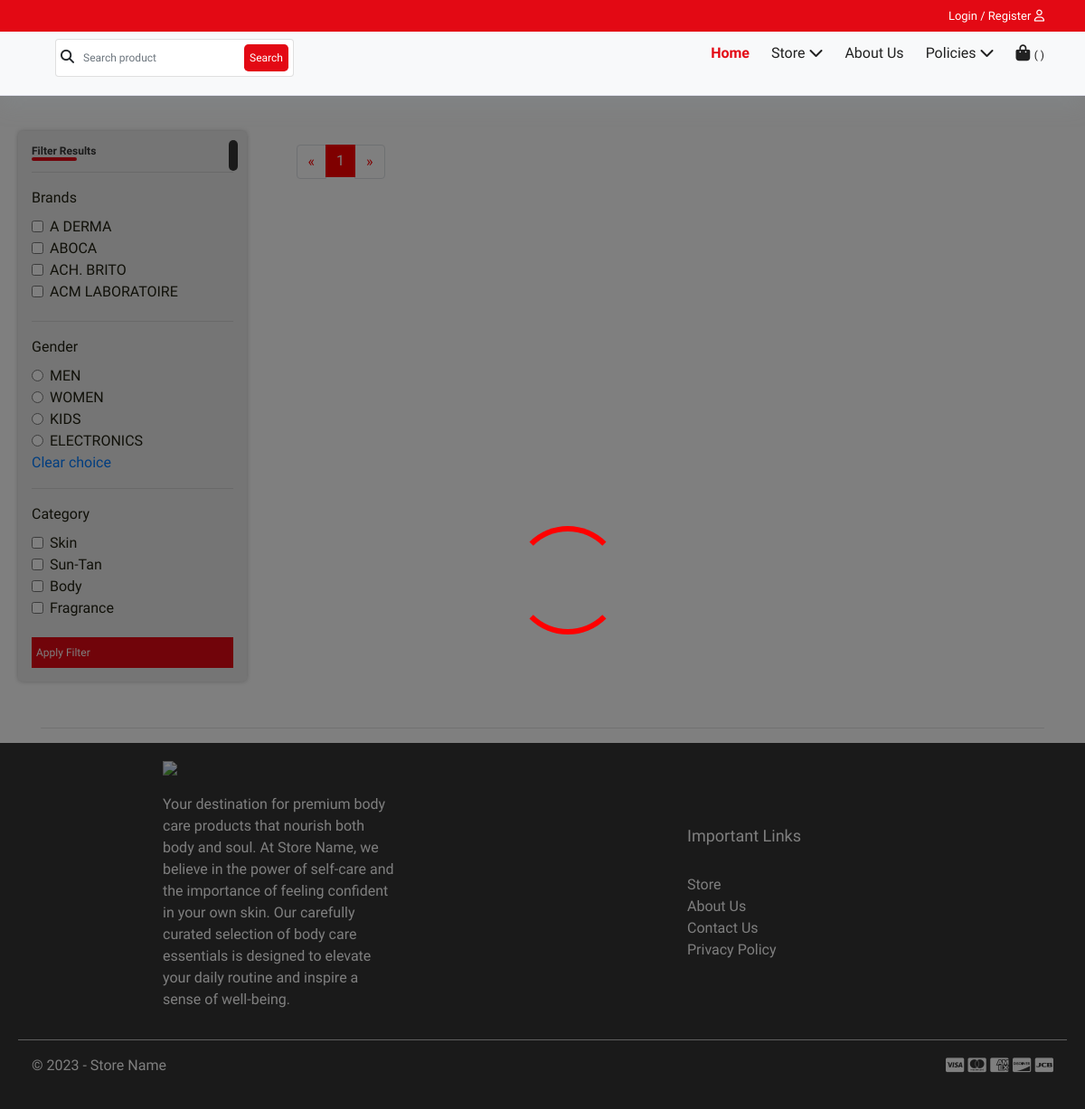
/store/index.php, run on the app's committed database.
### tables this page shows
CREATE TABLE `brands` (
  `brand_id` int(8) NOT NULL,
  `brand_name` varchar(20) DEFAULT NULL
);

CREATE TABLE `category` (
  `category_id` int(8) NOT NULL,
  `category_name` varchar(20) DEFAULT NULL
);

CREATE TABLE `category2` (
  `category2_id` int(8) NOT NULL,
  `category_name` varchar(20) DEFAULT NULL
);

### php/getSearchFilter.php (called while the page is built)
<?php
include '../userdata.php';
function getdata($table){
	global $db;
	$col = '';
	$col_id = '';
	$colNames = array();
	switch($table){
		case 'brands':
		$col = 'brand_name';
		$col_id = 'brand_id';
		break;
		case 'category':
		$col = 'category_name';
		$col_id = 'category_id';
		break;
		case 'category2':
		$col_id = 'category2_id';
		$col = 'category_name';
		break;
	}
	$sql = "SELECT * FROM ".$table;
	$result = mysqli_query($db,$sql);
	while($row = mysqli_fetch_assoc($result)){
		 array_push($colNames , array('name' => $row[$col], 'id' => $row[$col_id]));
	}
	return $colNames;
}
$brands = getdata('brands');
$genCategory = getdata('category');
$category = getdata('category2');
?>

### store/index.php (the view, shortened to what this page needs)
<?php
include '../php/getSearchFilter.php';
include '../header.php';
?>
<!DOCTYPE html>
<html lang="en">
<head>
    <link rel="stylesheet" href="https://cdnjs.cloudflare.com/ajax/libs/twitter-bootstrap/4.1.3/css/bootstrap.min.css">
    <link rel="stylesheet" href="https://site-assets.fontawesome.com/releases/v6.4.2/css/all.css">
    <link href="../css/style.css" rel="stylesheet" />
    <link href="../css/store.css" rel="stylesheet" />
    <link rel="stylesheet" href="https://code.jquery.com/ui/1.13.2/themes/base/jquery-ui.css">
</head>
<body>
    <div class="navigation-wrap bg-light start-header start-style">
        <?php echo $top_header; ?>
        <div class="container main-menu">
            <div class="row">
                <div class="col-12">
                    <nav class="navbar navbar-expand-md navbar-light" id="header">
                        <?php echo $header; ?>
                    </nav>
                </div>
            </div>
        </div>
    </div>
    <div class="container body-content store-container">
        <div class="section-div first-div">
            <div class="section-div row">
                <div class="col-md-3 filter-com-container">
                    <div class="filter-btn">
                    </div>
                    <div class="filter-com">
                        <div class="header-div">
                        <h2 class="section-header" style="font-size: 12px;">Filter Results</h2>
                        <div class="hr-header"></div>
                        <hr />
                        <label class="form-label select-label">Brands</label>
                        <div class="category-list mb-3">
                            <div class="checkbox-list">
                        <?php
                            for($i = 0; $i < count($brands);$i++){
                                echo '<div class="form-check">
                                <input class="form-check-input" type="checkbox" id="inlineCheckbox'.$i.'" name="brands_box" value="'.$brands[$i]['id'].'">
                                <label class="form-check-label" for="inlineCheckbox'.$i.'">'.$brands[$i]['name'].'</label>
                                </div>';
                            }
                        ?>
                            </div>
                        </div>
                        <hr />
                        <label class="form-label select-label">Gender</label>
                        <?php
                            for($i = 0; $i < count($genCategory);$i++){
                                echo '<div class="form-check">
                                <input class="form-check-input" type="radio" name="gen-category" id="exampleRadios'.$i.'" value="'.$genCategory[$i]['id'].'">
                                <label class="form-check-label" for="exampleRadios'.$i.'">
                                    '.$genCategory[$i]['name'].'
                                </label>
                                </div>';
                            }
                        ?>
                        <a href="#" id="clear">Clear choice </a>
                        <hr />
                        <label class="form-label select-label">Category</label>
                        <div class="category-list mb-3">
                            <div class="checkbox-list">
                                <?php
                                for($i = 0; $i< count($category) ; $i++){
                                    echo '<div class="form-check">
                                    <input class="form-check-input" name="category-3" value="'.$category[$i]['id'].'" id="category-'.$i.'" type="checkbox" />
                                    <label class="form-check-label" for="category-'.$i.'">'.$category[$i]['name'].'</label>
                                </div>';
                                }
                                ?>
                            </div>
                        </div>
                        <a class="search-btn" id="filter-btn" style="color: white;">Apply Filter</a>
                </div>
            </div>
        </div>
                <div class="col-md-9 search-result-com-container">
                    <div class="search-result-com">
                        <div class="section-div">
                            <div style="text-align: center;">
                                <ul class="pagination" id="page-list">
                                </ul>
                            </div>
                        </div>
                    </div>
                </div>
            </div>
        </div>
    </div>
    <div class="overlay" id="overlay">
    <div class="lds-dual-ring"></div>
    </div>
    <div class="container body-content">
        <hr />
    </div>
    <footer>
            <?php echo $footer; ?>
    </footer>
</body>
</html>

### header.php (shortened to what this page needs)
<?php
$username = 0;
$top_header = '<div class="top-head-red">
                <div class="container">
                    <div class="row">
                        <div class="col-6 social-container">
                        </div>
                        <div class="col-6 user-container">';
                            if($username){
                                $top_header .='
                                <div class="dropdown">
                                <a class="user-btn dropdown-toggle" id="username-dropdown" data-id="user-menu"  href="#">'.$username.'<i class="fa-regular fa-user"></i></a>
                                <div class=" hidden"  id="user-menu">
                                    <a class="dropdown-item" href="../profile">Profile</a>
                                    <a class="dropdown-item" href="../orders">Orders</a>
                                    <a class="dropdown-item" href="../logout.php">Logout</a>
                                </div>
                                </div>
                                    ';
                            }
                            else{
                                $top_header.= '<a class="user-btn" title="facebook" href="../account">
                                <span>Login / Register </span>
                                <i class="fa-regular fa-user"></i>
                                    </a>';
                            }
                            $top_header.= '
                        </div>
                    </div>
                </div>
                </div>';
$header = '
<form action="../store/index.php?search=true" method="post">
    <div class="row justify-content-center">
        <div class="col-12 col-md-12 col-lg-12">
            <div class="card card-sm search-container">
                <div class="card-body row no-gutters align-items-center search-body">
                    <div class="col-auto">
                        <i class="fas fa-search h4 text-body search-ico"> </i>
                    </div>
                    <div class="col">
                        <input
                            class="form-control form-control-lg form-control-borderless search-input"
                            type="search" name="search-ele" placeholder="Search product">
                    </div>
                    <div class="col-auto">
                        <button class="btn btn-lg search-btn" type="submit"> Search </button>
                    </div>
                </div>
            </div>
        </div>
    </div>
</form>
<div class="collapse navbar-collapse" id="navbarSupportedContent">
    <ul class="navbar-nav ml-auto py-4 py-md-0">
        <li class="nav-item pl-4 pl-md-0 ml-0 ml-md-4 active">
            <a class="nav-link" href="../home">Home</a>
        </li>
        <li class="nav-item pl-4 pl-md-0 ml-0 ml-md-4">
            <a class="nav-link dropdown-toggle" href="#" data-toggle="dropdown" role="button"
                aria-haspopup="true" aria-expanded="false">Store <i
                    class="fa-solid fa-chevron-down"></i></a>
        </li>
        <li class="nav-item pl-4 pl-md-0 ml-0 ml-md-4">
            <a class="nav-link" href="../about">About Us</a>
        </li>
        <li class="nav-item pl-4 pl-md-0 ml-0 ml-md-4">
            <a class="nav-link dropdown-toggle" data-toggle="dropdown" href="#" role="button"
                aria-haspopup="true" aria-expanded="false">Policies <i
                    class="fa-solid fa-chevron-down"></i></a>
        </li>
        <li id="cart-btn" class="nav-item pl-4 pl-md-0 ml-0 ml-md-4">
            <a title="Cart" class="nav-link" href="../cart">
                <i class="fa-solid fa-bag-shopping"></i>
                <span id="cartCount">( '.$_SESSION['cart_item'].' )</span>
            </a>
        </li>
    </ul>
</div>';
$footer = '<div class="row black-footer full-width">
<div class="col-md-3">
    <a href="index.html"><img src="../Images/logo-white.png"></a>
    <p>
    Your destination for premium body care products that nourish both body and soul. At Store Name, we believe in the power of self-care and the importance of feeling confident in your own skin. Our carefully curated selection of body care essentials is designed to elevate your daily routine and inspire a sense of well-being.
    </p>
</div>
<div class="col-md-3">
</div>
<div class="col-md-3">
<h2>Important Links</h2>
    <br>
    <a href="../store">Store</a>
    <a href="../about" data-id="about">About Us</a>
    <a href="../about" data-id="contact">Contact Us</a>
    <a href="../terms" data-id="terms">Privacy Policy</a>
</div>
<hr style="border-color: silver; width: 100%;" />
<div class="col-md-12">
    <div style="float: left; display: block;">
        <p>&copy; 2023 - Store Name</p>
    </div>
    <div style="float: right; display: block; font-size: 18px;">
        <i class="fa-brands fa-cc-visa"></i>
        <i class="fa-brands fa-cc-mastercard"></i>
        <i class="fa-brands fa-cc-amex"></i>
        <i class="fa-brands fa-cc-discover"></i>
        <i class="fa-brands fa-cc-jcb"></i>
    </div>
</div>
</div>';
?>

### css/style.css (style rules this page uses)
:root { --red: #E30914; --gray: #353535; --yellow: #fdcf00; --green: #198754; }
html { scroll-behavior: smooth; }
body { font-family: 'Muli'; font-size: 16px; line-height: 24px; font-weight: 400; color: #212112; background-color: #fff; overflow-x: hidden; transition: all 200ms linear; padding-top: 50px; padding-bottom: 0; touch-action: pan-y; min-height: 100vh !important; display: flex; flex-direction: column; }
.body-content { padding-left: 15px; padding-right: 15px; margin-top: 30px; }
h1, h2, h3 { color: var(--red); font-size: 18px; }
p { color: var(--gray); }
.hr-header { width: 50px; border: solid 2px var(--red); border-radius: 100px; float: left; margin-top: -8px; }
.top-head-red { width: 100%; margin-top: -20px; padding: 5px 10px; background: var(--red); color: white; }
#cartCount { font-size: 12px; }
#cart-btn > a { font-size: 18px; }
.social-container { text-align: left; }
.user-btn { transition: 0.3s; color: white; text-decoration: none; font-size: 13px; margin-left: 10px; }
.user-container { text-align: right; }
.search-container { margin-top: 8px; }
.search-body { padding: 5px; height: 40px; }
.search-input { font-size: 12px; padding: 0px 10px; height: 15px; }
.search-btn { transition: 0.2s; display: inline-block; width: 100%; font-size: 12px; padding: 5px; color: white; background: var(--red); }
.search-ico { font-size: 15px; }
.form-control-borderless { border: none; }
.first-div { margin-top: 60px; }
.overlay { position: fixed; display: none; width: 100%; height: 100%; top: 0; left: 0; right: 0; bottom: 0; background-color: rgba(0,0,0,0.5); z-index: 2; cursor: pointer; overflow: hidden; }
.lds-dual-ring { position: absolute; width: 80px; height: 80px; left: 0; right: 0; top: 0; bottom: 0; margin: auto; }
.lds-dual-ring:after { content: " "; display: block; width: 120px; height: 120px; margin: 8px; border-radius: 50%; border: 6px solid red; border-color: red transparent red transparent; animation: lds-dual-ring 1.2s linear infinite; }
.start-header { opacity: 1; transform: translateY(0); padding: 20px 0; box-shadow: 0 7px 25px 0 rgba(138, 155, 165, 0.25); -webkit-transition: all 0.3s ease-out; transition: all 0.3s ease-out; }
.navigation-wrap { border-bottom: solid 1px rgb(230, 230, 240); position: fixed; width: 100%; top: 0; left: 0; z-index: 1000; -webkit-transition: all 0.3s ease-out; transition: all 0.3s ease-out; }
.navbar { padding: 0; }
.nav-link { color: #212121 !important; font-weight: 500; transition: all 200ms linear; }
.nav-item.active .nav-link { color: var(--red) !important; font-weight: bold; }
.nav-link { position: relative; padding: 5px 0 !important; display: inline-block; }
.nav-item:after { position: absolute; bottom: -5px; left: 0; width: 100%; height: 2px; content: ''; background-color: var(--red); opacity: 0; transition: all 200ms linear; }
.nav-item { position: relative; transition: all 200ms linear; }
.dropdown-toggle::after { display: none; }
.section-div { width:100%; }
.header-div { width: 100%; display: flow-root; }
.section-header { font-size: 30px; font-weight: bold; color: var(--gray); }
.filter-com, .search-result-com { border-radius: 5px; margin: 5px; padding: 15px; }
.filter-com { background: #ececec; box-shadow: 0px 0px 5px silver; height: -webkit-fill-available; overflow-y: auto; }
.store-container { max-width: 100%; }
.filter-btn { transition: 0.2s; position: absolute; top: 15px; right: 30px; padding: 5px; background: var(--gray); aspect-ratio: 1/1; color: white; border-radius: 5px; cursor: pointer; }
footer { position: flex; left: 0; bottom: 0; margin-top: auto; width: 100%; }
.full-width { width: 100vw; position: relative; margin-left: -50vw; left: 50%; }
.black-footer { background: var(--gray); color: white; padding: 20px; align-items: center; justify-content: center; }
.black-footer img { width: 200px; margin-bottom: 20px; }
.black-footer a { color: white; display: block; transition: 0.2s; }
.black-footer * { color: white; }

### css/store.css (style rules this page uses)
.category-list { max-height: 100px; overflow-y: scroll; overflow-x: hidden; }
.checkbox-list { width: 90%; }

### data on the page
brands: brand_name "A DERMA"
brands: brand_name "ABOCA"
brands: brand_name "ACH. BRITO"
brands: brand_name "ACM LABORATOIRE…"
category: category_name "MEN"
category: category_name "WOMEN"
category: category_name "KIDS"
category: category_name "ELECTRONICS"
category2: category_name "Skin"
category2: category_name "Sun-Tan"
category2: category_name "Body"
category2: category_name "Fragrance"
